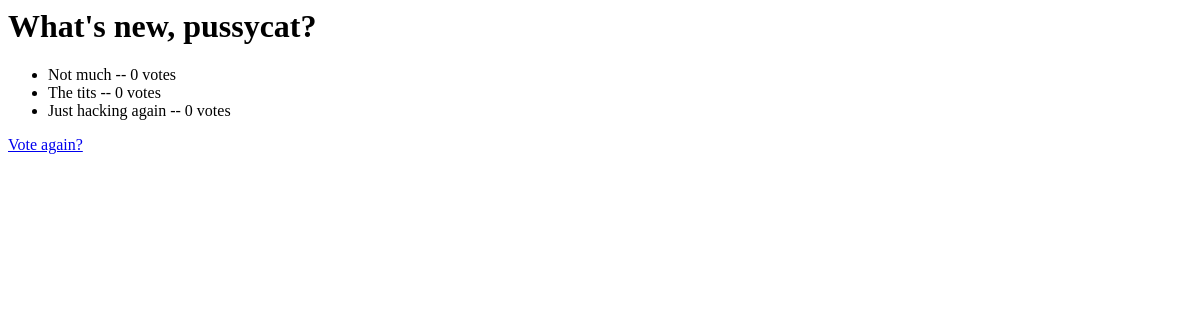
/polls/1/results/, run on an earlier commit of the app's database.
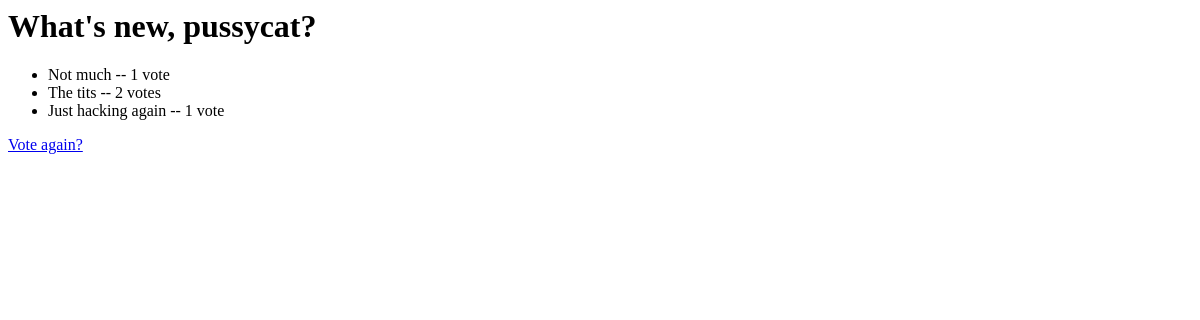
And on a later commit of the database.
### polls/models.py (models this page shows, shortened)
class Choice(models.Model):
    question = models.ForeignKey(Question, on_delete=models.CASCADE)
    choice_text = models.CharField(max_length=200)
    votes = models.IntegerField(default=0)

### polls/views.py (the view)
# urls.py: path("<int:pk>/results/", views.ResultsView.as_view(), name="results"),
class ResultsView(generic.DetailView):
    model = Question
    template_name = "polls/results.html"

### polls/templates/polls/results.html
<h1>{{ question.question_text }}</h1>
<ul>
{% for choice in question.choice_set.all %}
    <li>{{ choice.choice_text }} -- {{ choice.votes }} vote{{ choice.votes|pluralize }}</li>
{% endfor %}
</ul>
<a href="{% url 'polls:detail' question.id %}">Vote again?</a>

What changed in the data, as far as the page shows it:
changed Choice "Not much": votes "0" → "1"
changed Choice "The tits": votes "0" → "2"
changed Choice "Just hacking again": votes "0" → "1"
